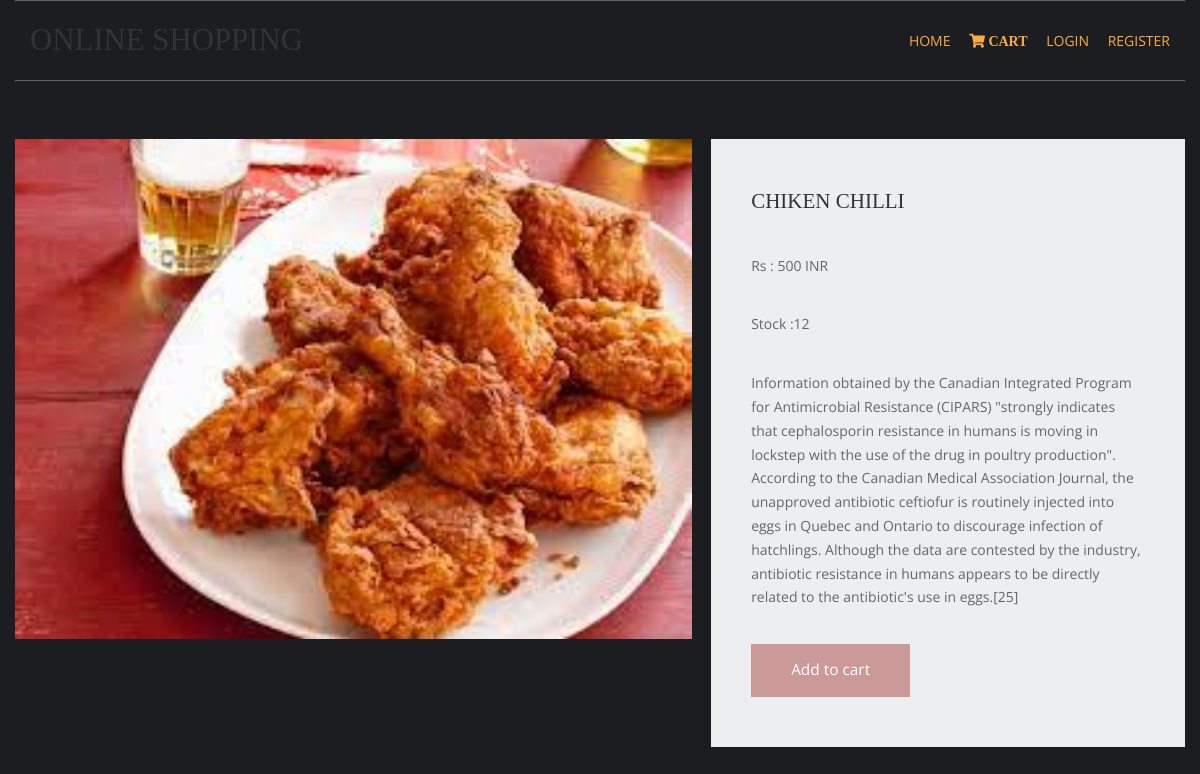
The app's page /chicken/chiken-chilli (signed in) with its own data.
### shopapp/models.py (models this page shows, shortened)
class product(models.Model):
    name=models.CharField(max_length=225,unique=True)
    slug=models.SlugField(max_length=225,unique=True)
    img=models.ImageField(upload_to='product')
    des=models.TextField()
    stock=models.IntegerField()
    available=models.BooleanField()
    price=models.IntegerField()
    cata=models.ForeignKey(catag,on_delete=models.CASCADE)

### shopapp/views.py (the view)
# urls.py: path('<slug:slugs>/<slug:prdslug>',views.prddetails,name='detail'),
def prddetails(requst,slugs,prdslug):
    try:
        prod=product.objects.get(cata__slug=slugs,slug=prdslug)
    except Exception as e:
        raise e
    return render(requst,'item.html',{'pr':prod})

### carts/context_processor.py (called while the page is built)
def count(request):
    itemcount=0;
    if 'admin' in request.path:
        return {}
    else:
        try:
           ct=cartlist.objects.filter(cartid=cartidd(request))
           cti=item.objects.all().filter(cart=ct[:1])
           for c in cti:
               itemcount+=c.qlt
        except cartlist.DoesNotExist:
            itemcount=0
        return dict(its=itemcount)

### carts/views.py (called while the page is built)
def cartidd(request):
    cid=request.session.session_key
    if not cid:
        cid=request.session_create()
    return cid

### templates/item.html (shortened to what this page needs)
{% extends 'base.html' %}
{% load static %}
{% block content %}
    <link href="{% static 'pr/fontawesome/css/all.min.css'%}" rel="stylesheet" />
    <link href="{% static 'pr/css/templatemo-comparto.css'%}" rel="stylesheet" />
</head>
<body>
  <br><br>
        <section class="tm-mb-1" id="about">
            <div class="tm-row tm-about-row">
                <div class="tm-section-1-l">
                    <img src="{{pr.img.url}}" alt="About image" class="tm-img-responsive" style="width:700;height:500;">
                </div>
                <article class="tm-section-1-r tm-bg-color-8">
                    <h2 class="tm-mb-2 tm-title-color">{{pr.name}}</h2>
                    <p>Rs  : {{pr.price}} INR</p>
                     <p>Stock :{{pr.stock}}</p>
                     <p>{{pr.des}}</p>
{% if pr.stock <= 0 %}
                    <h1 style="color:red;">OOOPS OUT OFSTOCK!</h1>
                        {% else %}
                    <a href="{% url 'addcarts' pr.id %}" class="tm-btn tm-btn-1 tm-link-to-services">Add to cart</a>
  {% endif %}
                </article>
            </div>
        </section>
{% endblock %}

### static/hm/layout/styles/layout.css (style rules this page uses)
*, *::before, *::after { transition:all .3s ease-in-out; }
body { color:#A5A6AA; background-color:#1C1D21; }
a { color:#FBAB45; }

### static/pr/css/templatemo-comparto.css (style rules this page uses)
*, *::before, *::after { box-sizing: border-box; outline: none; }
ul, h1, h2, h3, h4, p, figure { padding: 0; margin: 0; }
body { font-family: 'Open Sans', Arial, sans-serif; font-size: 18px; overflow-x: hidden; padding-left: 15px; padding-right: 15px; margin: 0; }
h2 { font-size: 1.5rem; }
a { transition: all 0.3s ease; text-decoration: none; }
p { color: #666; line-height: 1.7; margin-bottom: 35px; }
h1, h2, h3, h4, h5, h6 { color: #333; }
.tm-mb-1 { margin-bottom: 20px; }
.tm-mb-2 { margin-bottom: 40px; }
.tm-bg-color-8 { background-color: #EDEEEF; }
.tm-img-responsive { max-width: 100%; height: auto; }
.tm-section-1-l { width: 57.85%; margin-right: 1.65%; }
.tm-section-1-r { padding: 50px 40px; width: 40.5%; }
.tm-row { display: flex; }
.tm-btn { display: inline-block; padding: 15px 40px; font-size: 1.1rem; border: none; background-color: #CC9999; color: white; }
a { color: #666; }

### static/hm/layout/styles/framework.css (style rules this page uses)
html { overflow-y:scroll; overflow-x:hidden; }
html, body { margin:0; padding:0; font-size:14px; line-height:1.6em; }
*, *::before, *::after { box-sizing:border-box; }
a { outline:none; text-decoration:none; }
img { width:auto; max-width:100%; height:auto; margin:0; padding:0; border:none; line-height:normal; vertical-align:middle; }
body, input, textarea, select { font-family:Verdana, Geneva, sans-serif; }
h1, h2, h3, h4, h5, h6, .heading { font-family:Georgia, "Times New Roman", Times, serif; }
::placeholder { opacity:1; }
h1, h2, h3, h4, h5, h6, .heading { margin:0 0 20px 0; font-size:1.4rem; line-height:normal; font-weight:normal; text-transform:uppercase; }
address, article, aside, figcaption, figure, footer, header, main, nav, section { display:block; margin:0; padding:0; }

### records on screen
product: img (picture), name "CHIKEN CHILLI", price "500", stock "12", des "Information obtained by the Canadian Integrated Program for Antimicrobial Resistance (CIPARS) \"strongly indicates that cephalosporin resistance in humans is moving in lockstep with the use of the drug in poultry production\". According to the Canadian Medical Association Journal, the unapproved antibiotic ceftiofur is routinely injected into eggs in Quebec and Ontario to discourage infection of hatchlings. Although the data are contested by the industry, antibiotic resistance in humans appears to be directly related to the antibiotic's use in eggs.[25]"
